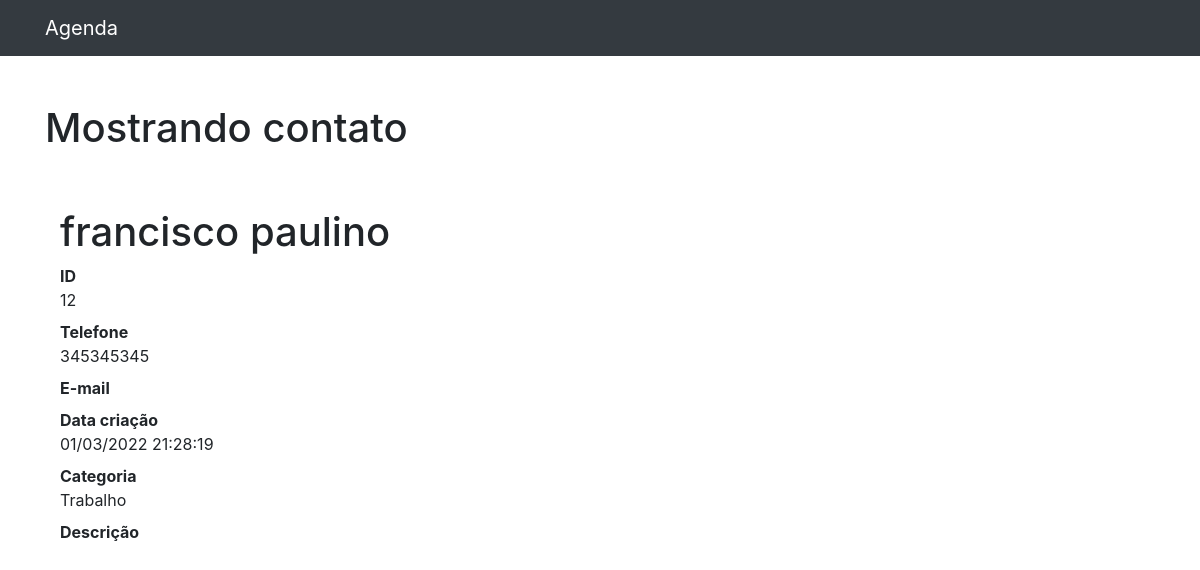
Page /contato/12 (signed in) on the committed database.
### contatos/models.py (models this page shows, shortened)
class Contato(models.Model):
    nome = models.CharField(max_length=255)
    sobrenome = models.CharField(max_length=255, blank=True)
    telefone = models.CharField(max_length=255)
    email = models.CharField(max_length=255, blank=True)
    data_criacao = models.DateTimeField(default=timezone.now)
    descricao = models.TextField(blank=True)
    show_on_list = models.BooleanField(default=True)
    categoria = models.ForeignKey(Categoria, on_delete=models.DO_NOTHING)
    foto = models.ImageField(blank=True, upload_to='fotos/%Y/%m/%d')

class Categoria(models.Model):
    nome_categoria = models.CharField(max_length=255)
    def __str__(self):
        return self.nome_categoria

### contatos/views.py (the view)
# urls.py: path('contato/<int:id>', views.show, name='contato/show'),
@login_required(redirect_field_name='login')
def show(request, id):
    contato = get_object_or_404(Contato, id=id)
    if not contato.show_on_list:
        raise Http404()
    return render(request, 'contatos/show.html', {'contato': contato})

### contatos/templates/contatos/show.html (shortened to what this page needs)
{% extends 'base.html' %}
{% block conteudo%}
<h1 class="mt-5">Mostrando contato</h1>
<div class="container">
    <div class="row">
      <div class="col-lg-12">
        <h1 class="mt-5">{{contato.nome}} {{contato.sobrenome}}</h1>
        <dl>
          <dt>ID</dt>
          <dd>{{contato.id}}</dd>
          <dt>Telefone</dt>
          <dd>{{contato.telefone}}</dd>
          <dt>E-mail</dt>
          <dt>Data criação</dt>
          <dd>{{contato.data_criacao|date:'d/m/Y H:i:s'}}</dd>
          <dt>Categoria</dt>
          <dd>{{contato.categoria}}</dd>
          <dt>Descrição</dt>
        </dl>
      </div>
    </div>
  </div>
{%endblock%}

### rows in the picture
Contato: nome "francisco", sobrenome "paulino", id "12", telefone "345345345", data_criacao "01/03/2022 21:28:19", categoria "Trabalho"
